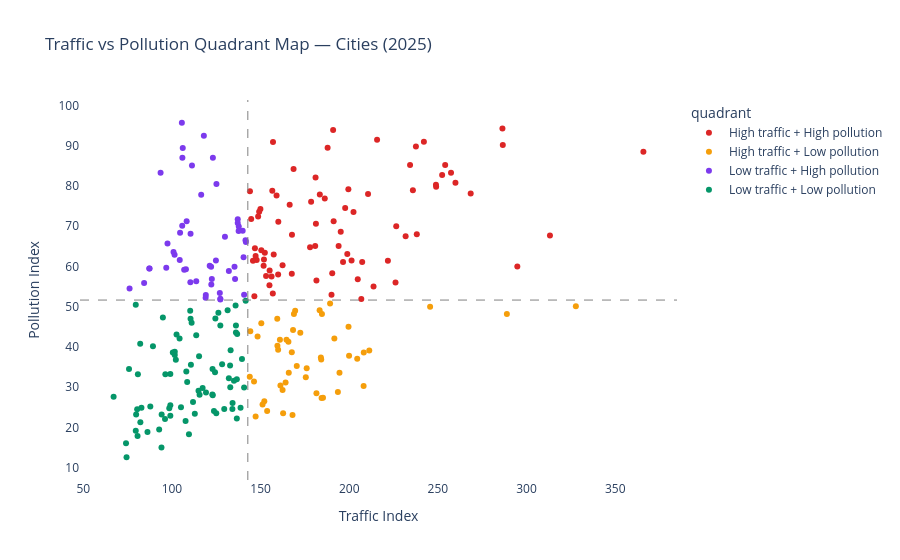

Notebook source saved alongside this figure:
### Code cell
color_map = {
    'High traffic + High pollution': '#DC2626',
    'Low traffic + Low pollution':   '#059669',
    'High traffic + Low pollution':  '#F59E0B',
    'Low traffic + High pollution':  '#7C3AED'
}

fig = px.scatter(
    city_latest,
    x='traffic_index',
    y='pollution_index',
    color='quadrant',
    color_discrete_map=color_map,
    hover_name='city_full',
    title=f'Traffic vs Pollution Quadrant Map — Cities ({latest_year})',
    labels={'traffic_index': 'Traffic Index', 'pollution_index': 'Pollution Index'}
)
fig.add_hline(y=med_p, line_dash='dash', line_color='grey', line_width=1)
fig.add_vline(x=med_t, line_dash='dash', line_color='grey', line_width=1)
fig.update_layout(plot_bgcolor='white', paper_bgcolor='white')
fig.show()

### Figure 1 — Plotly figure (JSON) as saved in the notebook; plotly's stock layout.template omitted (floating-point values rounded to 4 significant figures)
{"data": [{"hovertemplate": "<b>%{hovertext}</b><br><br>quadrant=High traffic + High pollution<br>Traffic Index=%{x}<br>Pollution Index=%{y}<extra></extra>", "hovertext": ["Lagos, Nigeria", "Los Angeles, CA, United States", "Colombo, Sri Lanka", "Delhi, India", "Dhaka, Bangladesh", "Kolkata, India", "Mexico City, Mexico", "Mumbai, India", "Jakarta, Indonesia", "Bangalore, India", "Nairobi, Kenya", "Tehran, Iran", "Cairo, Egypt", "Istanbul, Turkey", "Manila, Philippines", "Sao Paulo, Brazil", "Lima, Peru", "Rio de Janeiro, Brazil", "Bogota, Colombia", "Pretoria, South Africa", "Detroit, MI, United States", "Noida, India", "Moscow, Russia", "Bangkok, Thailand", "Saint Petersburg, Russia", "Buenos Aires, Argentina", "Houston, TX, United States", "Alexandria, Egypt", "Johannesburg, South Africa", "Naples, Italy", "Coimbatore, India", "Chennai, India", "Jaipur, India", "Bandung, Indonesia", "Kuala Lumpur, Malaysia", "Pune, India", "Beirut, Lebanon", "Guadalajara, Mexico", "Belo Horizonte, Brazil", "Karachi, Pakistan", "Amman, Jordan", "Beijing, China", "Thiruvananthapuram, India", "Shanghai, China", "Casablanca, Morocco", "Quito, Ecuador", "Hyderabad, India", "Kiev (Kyiv), Ukraine", "Cebu, Philippines", "Novosibirsk, Russia", "New York, NY, United States", "Bucharest, Romania", "Izmir, Turkey", "Kuwait City, Kuwait", "London, United Kingdom", "Santo Domingo, Dominican Republic", "Medellin, Colombia", "Gurgaon, India", "Manchester, United Kingdom", "Almaty, Kazakhstan", "Seoul, South Korea", "Antwerp, Belgium", "Athens, Greece", "Phoenix, AZ, United States", "Riyadh, Saudi Arabia", "Salt Lake City, UT, United States", "Hamilton, Canada", "Paris, France", "Baku, Azerbaijan", "Caracas, Venezuela", "Ahmedabad, India", "Brussels, Belgium", "Odessa (Odesa), Ukraine", "Ankara, Turkey", "Rome, Italy", "Panama City, Panama", "Tbilisi, Georgia", "Lahore, Pakistan"], "legendgroup": "High traffic + High pollution", "marker": {"color": "#DC2626", "symbol": "circle"}, "mode": "markers", "name": "High traffic + High pollution", "orientation": "v", "showlegend": true, "type": "scatter", "x": [365.9, 313.2, 294.8, 286.6, 286.4, 268.5, 259.9, 257.4, 254.1, 252.4, 249.0, 248.9, 242.1, 238.1, 237.6, 235.9, 234.3, 231.8, 226.5, 226.1, 221.8, 215.7, 213.7, 210.6, 207.3, 206.8, 204.8, 202.4, 201.3, 199.5, 198.9, 197.7, 196.5, 195.2, 194.0, 191.2, 190.9, 190.4, 190.0, 187.8, 186.2, 183.4, 181.5, 181.2, 181.0, 180.8, 178.5, 177.9, 168.6, 167.7, 167.6, 166.4, 162.4, 160.0, 159.9, 159.0, 157.4, 157.0, 156.9, 156.6, 156.2, 155.1, 155.0, 153.1, 152.4, 151.9, 151.7, 150.4, 149.9, 149.2, 148.6, 147.8, 147.2, 146.8, 146.5, 145.7, 144.7, 144.0], "xaxis": "x", "y": [88.5, 67.7, 60.0, 90.2, 94.3, 78.1, 80.8, 83.3, 85.2, 82.7, 79.8, 80.3, 91.0, 68.0, 89.8, 78.9, 85.2, 67.5, 70.0, 56.0, 61.4, 91.5, 55.0, 78.0, 61.1, 51.9, 56.8, 73.5, 61.5, 79.2, 63.1, 74.5, 61.1, 68.6, 65.1, 71.2, 93.9, 58.3, 53.0, 89.5, 76.9, 77.9, 56.5, 70.6, 82.1, 65.1, 76.1, 64.8, 84.2, 67.9, 58.2, 75.3, 60.3, 71.1, 58.0, 77.6, 63.0, 90.9, 53.3, 78.8, 57.5, 59.0, 55.3, 57.6, 63.4, 61.7, 60.2, 64.0, 74.3, 73.6, 72.4, 61.6, 62.6, 64.5, 52.6, 61.4, 71.8, 78.7], "yaxis": "y"}, {"hovertemplate": "<b>%{hovertext}</b><br><br>quadrant=High traffic + Low pollution<br>Traffic Index=%{x}<br>Pollution Index=%{y}<extra></extra>", "hovertext": ["San Jose, Costa Rica", "Sharjah, United Arab Emirates", "San Francisco, CA, United States", "Miami, FL, United States", "Cape Town, South Africa", "Boston, MA, United States", "Honolulu, HI, United States", "Toronto, Canada", "Atlanta, GA, United States", "Seattle, WA, United States", "Sydney, Australia", "Washington, DC, United States", "Chicago, IL, United States", "Melbourne, Australia", "Philadelphia, PA, United States", "Perth, Australia", "Brampton, Canada", "Nashville, TN, United States", "San Jose, CA, United States", "Brisbane, Australia", "Orlando, FL, United States", "Tampa, FL, United States", "Austin, TX, United States", "Charlotte, NC, United States", "Dubai, United Arab Emirates", "Pittsburgh, PA, United States", "Denver, CO, United States", "Wellington, New Zealand", "Jacksonville, FL, United States", "Montreal, Canada", "Dallas, TX, United States", "Islamabad, Pakistan", "Auckland, New Zealand", "Mississauga, Canada", "Minneapolis, MN, United States", "Raleigh, NC, United States", "Dublin, Ireland", "San Diego, CA, United States", "Oakland, CA, United States", "Montevideo, Uruguay", "Adelaide, Australia", "Belfast, United Kingdom", "Vancouver, Canada", "Tel Aviv-Yafo, Israel", "Tokyo, Japan", "Canberra, Australia", "Portland, OR, United States", "San Antonio, TX, United States", "Singapore, Singapore"], "legendgroup": "High traffic + Low pollution", "marker": {"color": "#F59E0B", "symbol": "circle"}, "mode": "markers", "name": "High traffic + Low pollution", "orientation": "v", "showlegend": true, "type": "scatter", "x": [327.8, 288.9, 245.6, 211.3, 208.2, 208.1, 204.5, 199.9, 199.6, 194.5, 193.6, 191.6, 189.2, 185.2, 184.6, 184.4, 184.2, 184.0, 183.3, 181.5, 176.0, 175.5, 172.4, 170.4, 169.5, 168.8, 168.3, 168.0, 167.6, 165.9, 165.7, 164.6, 164.1, 162.7, 162.4, 161.2, 160.9, 159.9, 159.5, 159.4, 153.7, 152.1, 151.1, 150.4, 148.3, 147.2, 146.3, 144.2, 143.9], "xaxis": "x", "y": [50.1, 48.2, 50.0, 39.1, 38.6, 30.3, 37.1, 37.8, 45.0, 33.6, 28.8, 42.1, 50.8, 27.4, 48.2, 27.3, 36.9, 37.4, 49.1, 28.5, 34.7, 32.5, 43.5, 35.3, 49.0, 48.2, 44.2, 23.1, 38.7, 33.6, 41.3, 41.8, 31.2, 23.5, 29.3, 30.4, 41.8, 39.3, 40.3, 47.0, 24.1, 26.5, 25.7, 45.9, 42.6, 22.7, 31.4, 43.9, 32.6], "yaxis": "y"}, {"hovertemplate": "<b>%{hovertext}</b><br><br>quadrant=Low traffic + High pollution<br>Traffic Index=%{x}<br>Pollution Index=%{y}<extra></extra>", "hovertext": ["Jeddah (Jiddah), Saudi Arabia", "Hong Kong, Hong Kong (China)", "Budapest, Hungary", "Manama, Bahrain", "Yekaterinburg, Russia", "Guangzhou, China", "Belgrade, Serbia", "Monterrey, Mexico", "Santiago, Chile", "Kharkiv, Ukraine", "Doha, Qatar", "Iasi, Romania", "Milan, Italy", "Las Vegas, NV, United States", "New Orleans, LA, United States", "Tashkent, Uzbekistan", "Dnipro, Ukraine", "Wroclaw, Poland", "Tirana, Albania", "Porto Alegre, Brazil", "Astana (Nur-Sultan), Kazakhstan", "Warsaw, Poland", "Bologna, Italy", "Durban, South Africa", "Gdansk, Poland", "Ho Chi Minh City, Vietnam", "Chiang Mai, Thailand", "Shenzhen, China", "Chelyabinsk, Russia", "Sofia, Bulgaria", "Thessaloniki, Greece", "Haifa, Israel", "Nicosia, Cyprus", "Poznan, Poland", "Hanoi, Vietnam", "Pattaya, Thailand", "Krakow (Cracow), Poland", "Kathmandu, Nepal", "Turin, Italy", "Yerevan, Armenia", "Chisinau, Moldova", "Barcelona, Spain", "Sarajevo, Bosnia And Herzegovina", "Limassol, Cyprus", "Skopje, North Macedonia", "Plovdiv, Bulgaria", "Varna, Bulgaria", "Timisoara, Romania", "Novi Sad, Serbia"], "legendgroup": "Low traffic + High pollution", "marker": {"color": "#7C3AED", "symbol": "circle"}, "mode": "markers", "name": "Low traffic + High pollution", "orientation": "v", "showlegend": true, "type": "scatter", "x": [141.7, 141.5, 140.7, 140.4, 139.9, 137.7, 137.6, 137.1, 137.1, 135.6, 135.3, 132.1, 129.9, 127.3, 127.3, 127.0, 125.1, 124.8, 123.1, 122.5, 122.2, 122.1, 121.3, 119.1, 119.0, 118.0, 116.5, 113.7, 111.3, 110.5, 110.4, 108.3, 107.9, 106.9, 106.1, 105.9, 105.8, 105.6, 104.6, 104.4, 101.5, 100.9, 97.5, 96.8, 93.6, 87.4, 87.2, 84.3, 76.1], "xaxis": "x", "y": [66.1, 66.5, 53.0, 62.3, 68.9, 69.9, 68.8, 71.7, 70.8, 56.9, 59.9, 58.9, 67.4, 51.8, 52.0, 53.4, 80.5, 61.5, 87.0, 56.9, 55.5, 59.9, 60.2, 52.9, 52.2, 92.5, 77.8, 56.3, 85.1, 68.1, 56.1, 71.2, 59.3, 59.2, 89.4, 87.0, 70.1, 95.7, 68.4, 61.6, 62.9, 63.6, 65.7, 59.7, 83.3, 59.5, 59.5, 55.9, 54.5], "yaxis": "y"}, {"hovertemplate": "<b>%{hovertext}</b><br><br>quadrant=Low traffic + Low pollution<br>Traffic Index=%{x}<br>Pollution Index=%{y}<extra></extra>", "hovertext": ["Lyon, France", "Columbus, OH, United States", "Quebec City, Canada", "Zurich, Switzerland", "Indianapolis, IN, United States", "Milwaukee, WI, United States", "Victoria, Canada", "Abu Dhabi, United Arab Emirates", "Antalya, Turkey", "Mangalore, India", "Curitiba, Brazil", "Cork, Ireland", "Ottawa, Canada", "Cologne, Germany", "Brasilia, Brazil", "Lisbon, Portugal", "Kansas City, MO, United States", "Birmingham, United Kingdom", "Geneva, Switzerland", "Winnipeg, Canada", "Bursa, Turkey", "Taipei, Taiwan", "Calgary, Canada", "Sacramento, CA, United States", "Glasgow, United Kingdom", "Halifax, Canada", "Tucson, AZ, United States", "Albuquerque, NM, United States", "Madison, WI, United States", "Edmonton, Canada", "Reno, NV, United States", "Edinburgh, United Kingdom", "Riga, Latvia", "Hamburg, Germany", "Minsk, Belarus", "Gold Coast, Australia", "Kelowna, Canada", "Campinas, Brazil", "Muscat, Oman", "Cuenca, Ecuador", "Lviv, Ukraine", "Stockholm, Sweden", "Richmond, VA, United States", "Zagreb, Croatia", "Luxembourg, Luxembourg", "Munich, Germany", "Florence, Italy", "Cluj-Napoca, Romania", "Bratislava, Slovakia", "Madrid, Spain", "Stuttgart, Germany", "Berlin, Germany", "Ljubljana, Slovenia", "Christchurch, New Zealand", "Prague, Czech Republic", "Porto, Portugal", "Nizhny Novgorod, Russia", "Oslo, Norway", "Trieste, Italy", "Rotterdam, Netherlands", "Reykjavik, Iceland", "Gothenburg, Sweden", "Regina, Canada", "Vilnius, Lithuania", "Tallinn, Estonia", "Valencia, Spain", "Copenhagen, Denmark", "Brno, Czech Republic", "Frankfurt, Germany", "The Hague (Den Haag), Netherlands", "Amsterdam, Netherlands", "Utrecht, Netherlands", "Qingdao, Shandong, China", "Eindhoven, Netherlands", "Brasov, Romania", "Helsinki, Finland", "Vienna, Austria", "Split, Croatia"], "legendgroup": "Low traffic + Low pollution", "marker": {"color": "#059669", "symbol": "circle"}, "mode": "markers", "name": "Low traffic + Low pollution", "orientation": "v", "showlegend": true, "type": "scatter", "x": [141.6, 140.7, 139.5, 138.7, 136.8, 136.6, 136.6, 136.1, 136.1, 135.9, 135.0, 134.2, 134.1, 133.1, 132.9, 132.8, 132.1, 131.4, 129.5, 128.3, 127.3, 126.2, 125.0, 124.5, 124.3, 123.7, 123.0, 122.9, 122.8, 119.2, 117.3, 115.6, 115.3, 115.0, 113.7, 112.9, 111.9, 111.1, 110.7, 110.5, 110.3, 109.6, 108.6, 108.1, 107.7, 105.1, 104.3, 102.6, 102.2, 101.6, 101.6, 100.5, 99.1, 99.1, 99.1, 98.5, 96.3, 96.1, 94.9, 94.2, 94.1, 92.8, 89.3, 87.8, 86.2, 82.8, 82.2, 82.1, 80.8, 80.6, 80.4, 79.8, 79.6, 79.6, 75.8, 74.4, 74.1, 67.1], "xaxis": "x", "y": [51.5, 29.9, 37.0, 24.9, 43.2, 32.0, 22.2, 45.3, 43.6, 50.3, 31.6, 26.1, 24.6, 39.2, 30.0, 35.4, 32.2, 49.1, 24.6, 35.7, 45.3, 48.5, 23.5, 47.1, 33.7, 24.1, 28.0, 34.5, 28.2, 28.7, 29.8, 28.1, 37.7, 29.1, 42.9, 23.4, 26.3, 46.0, 35.6, 47.0, 49.0, 18.3, 31.3, 33.9, 21.6, 25.0, 42.1, 43.1, 36.8, 38.0, 38.8, 38.6, 22.9, 25.5, 33.3, 24.8, 33.2, 22.1, 47.3, 23.2, 15.0, 19.5, 40.2, 25.2, 18.9, 24.9, 21.3, 40.8, 33.2, 17.9, 24.5, 23.2, 50.5, 19.2, 34.5, 12.6, 16.1, 27.6], "yaxis": "y"}], "layout": {"legend": {"title": {"text": "quadrant"}, "tracegroupgap": 0}, "paper_bgcolor": "white", "plot_bgcolor": "white", "shapes": [{"line": {"color": "grey", "dash": "dash", "width": 1}, "type": "line", "x0": 0, "x1": 1, "xref": "x domain", "y0": 51.65, "y1": 51.65, "yref": "y"}, {"line": {"color": "grey", "dash": "dash", "width": 1}, "type": "line", "x0": 142.8, "x1": 142.8, "xref": "x", "y0": 0, "y1": 1, "yref": "y domain"}], "title": {"text": "Traffic vs Pollution Quadrant Map — Cities (2025)"}, "xaxis": {"anchor": "y", "domain": [0, 1], "title": {"text": "Traffic Index"}}, "yaxis": {"anchor": "x", "domain": [0, 1], "title": {"text": "Pollution Index"}}}}
